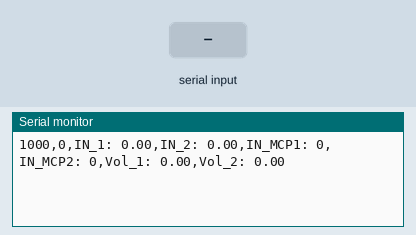
The sketch below on a simulated Arduino Uno, built with avr-gcc and run on an emulated ATmega328P. Shown: the last lines printed to the serial monitor. The inputs (shaded band) are chosen by the test bench.

Above: at 2.0 s.
2.1 s: "90 45 200\n" received over Serial
At 3.4 s:
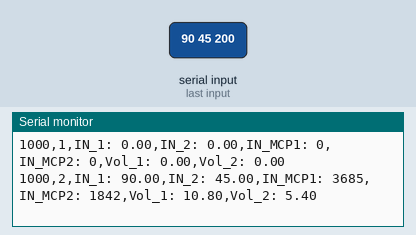
3.6 s: "30 150 10\n" received over Serial
At 4.8 s:
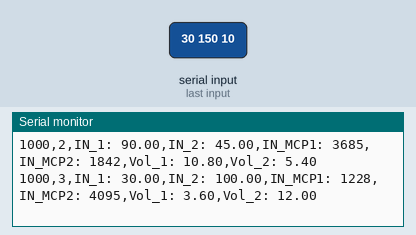
Timing chart, 0 to 6.6 s (numbered marks = the images above; inputs shaded):
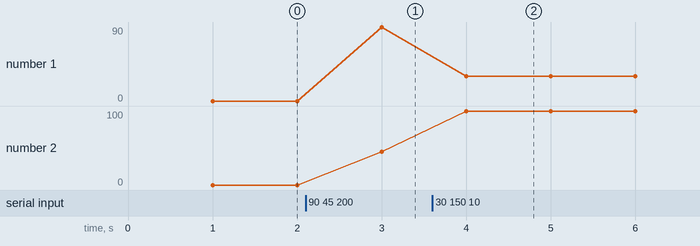

Measured:
- after the input at 2.1 s, the serial monitor: prints a new line after 0.90 s (image 1)
- after the input at 3.6 s, the serial monitor: prints a new line after 0.40 s (image 2)
- plotted number 1: 0 → 90 after the input at 2.1 s, 90 → 30 after the input at 3.6 s
- plotted number 2: 0 → 45 after the input at 2.1 s, 45 → 100 after the input at 3.6 s

The sketch:

Kode_2_input_11012024R3.ino
```cpp
// Nama : Kodingan 2 Pompa OK EYNH
// Tanggal Revisi : 12122023

#include <Adafruit_MCP4725.h>

Adafruit_MCP4725 DAC1;
Adafruit_MCP4725 DAC2;

int InputSerial1 = 0; // Variable to store the first input
int InputSerial2 = 0; // Variable to store the second input
float Percent1 = 0.0, Percent2 = 0.0;
uint16_t InputMCP1 = 0, InputMCP2 = 0;
//int sign = 1;

//#define pompa1 3
//#define pompa2 5

unsigned long Time, StartTime, LastTime;
unsigned int TimeSampling = 1000, DeltaTime;

void setup() {
  Serial.begin(115200);
  DAC1.begin(0x60);
  DAC2.begin(0x61);
  //  print_header();
  //pinMode(pompa1, OUTPUT);
  //pinMode(pompa2, OUTPUT);
  StartTime = millis();
  LastTime = StartTime;
}

void loop() {
  Time = millis ();
  if (Time - LastTime >= TimeSampling) {
    DeltaTime = Time - LastTime;
    LastTime = Time;
    if (Serial.available() > 0) {
      String input = Serial.readStringUntil('\n'); // Read the entire line until newline
      int commaIndex = input.indexOf(' '); // Find the space in the input

      if (commaIndex != -1) {
        String value1 = input.substring(0, commaIndex); // Extract the first value
        String value2 = input.substring(commaIndex + 1); // Extract the second value

        // Convert the extracted values to integers
        InputSerial1 = value1.toInt();
        InputSerial2 = value2.toInt();
      }
    }
    // Print the values
    Serial.print (DeltaTime);
    Serial.print(",");
    Serial.print((Time - StartTime - TimeSampling) / 1000);
    Serial.print(",");


    Percent1 = percentageLimit((float)InputSerial1);
    InputMCP1 = (uint16_t)(4095 * Percent1 / 100);
    DAC1.setVoltage(InputMCP1, false);

    // Menghitung persentase dan nilai InputMCP2
    Percent2 = percentageLimit((float)InputSerial2);
    InputMCP2 = (uint16_t)(4095 * Percent2 / 100);
    DAC2.setVoltage(InputMCP2, false);
    float volt1 = (float)(Percent1 * 12) / 100;
    float volt2 = (float)(Percent2 * 12) / 100;
    Serial.print("IN_1: ");
    Serial.print(Percent1);
    Serial.print(",");
    Serial.print("IN_2: ");
    Serial.print(Percent2);
    Serial.print(",");
    Serial.print("IN_MCP1: ");
    Serial.print(InputMCP1);
    Serial.print(",");
    Serial.print("IN_MCP2: ");
    Serial.print(InputMCP2);
    Serial.print(",");
    Serial.print("Vol_1: ");
    Serial.print(volt1);
    Serial.print(",");
    Serial.print("Vol_2: ");
    Serial.println(volt2);
  }
}
float percentageLimit(float Percent) {
  if (Percent > 100.0) return 100.0;
  else if (Percent < 0.0) return 0.0;
  else return Percent;
}
//void print_header() {
//  Serial.println("Voltage\tDelta\tInput\tMotor\tPos 1\tPos 2\tKec 1\tKec 2");
//}
```

serial.ino
```cpp
int serial(int SerialRead) {

    if (Serial.available() > 0) {
    String input = Serial.readStringUntil('\n'); // Read the entire line until newline
    int commaIndex = input.indexOf(' '); // Find the space in the input

    if (commaIndex != -1) {
      String value1 = input.substring(0, commaIndex); // Extract the first value
      String value2 = input.substring(commaIndex + 1); // Extract the second value

      // Convert the extracted values to integers
      int InputSerial1 = value1.toInt();
      int InputSerial2= value2.toInt();

      // Print the value
      if (SerialRead > 100) return 100;
      else if (SerialRead < 0) return 0;
    }
  }
  return InputSerial1,InputSerial2;
}
```
